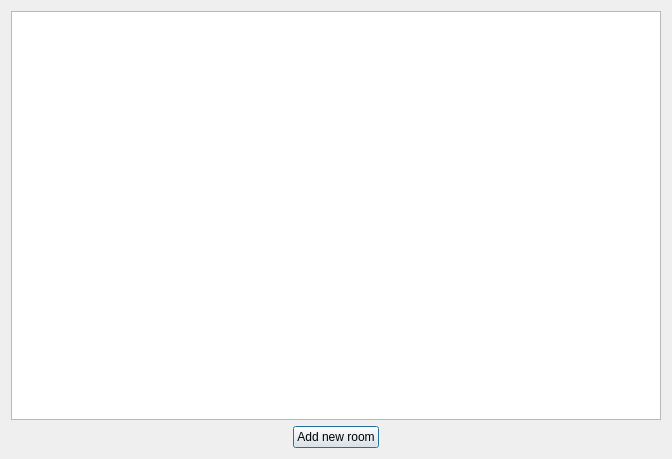
<?xml version="1.0" encoding="UTF-8"?>
<ui version="4.0">
 <class>roomsDialog</class>
 <widget class="QDialog" name="roomsDialog">
  <property name="geometry">
   <rect>
    <x>0</x>
    <y>0</y>
    <width>672</width>
    <height>459</height>
   </rect>
  </property>
  <property name="windowTitle">
   <string>Dialog</string>
  </property>
  <layout class="QVBoxLayout" name="verticalLayout">
   <item>
    <widget class="QTableView" name="tableView"/>
   </item>
   <item>
    <layout class="QHBoxLayout" name="horizontalLayout">
     <item>
      <spacer name="horizontalSpacer_2">
       <property name="orientation">
        <enum>Qt::Horizontal</enum>
       </property>
       <property name="sizeHint" stdset="0">
        <size>
         <width>40</width>
         <height>20</height>
        </size>
       </property>
      </spacer>
     </item>
     <item>
      <widget class="QPushButton" name="pushButton">
       <property name="text">
        <string>Add new room</string>
       </property>
      </widget>
     </item>
     <item>
      <spacer name="horizontalSpacer">
       <property name="orientation">
        <enum>Qt::Horizontal</enum>
       </property>
       <property name="sizeHint" stdset="0">
        <size>
         <width>40</width>
         <height>20</height>
        </size>
       </property>
      </spacer>
     </item>
    </layout>
   </item>
  </layout>
 </widget>
 <resources/>
 <connections/>
</ui>
